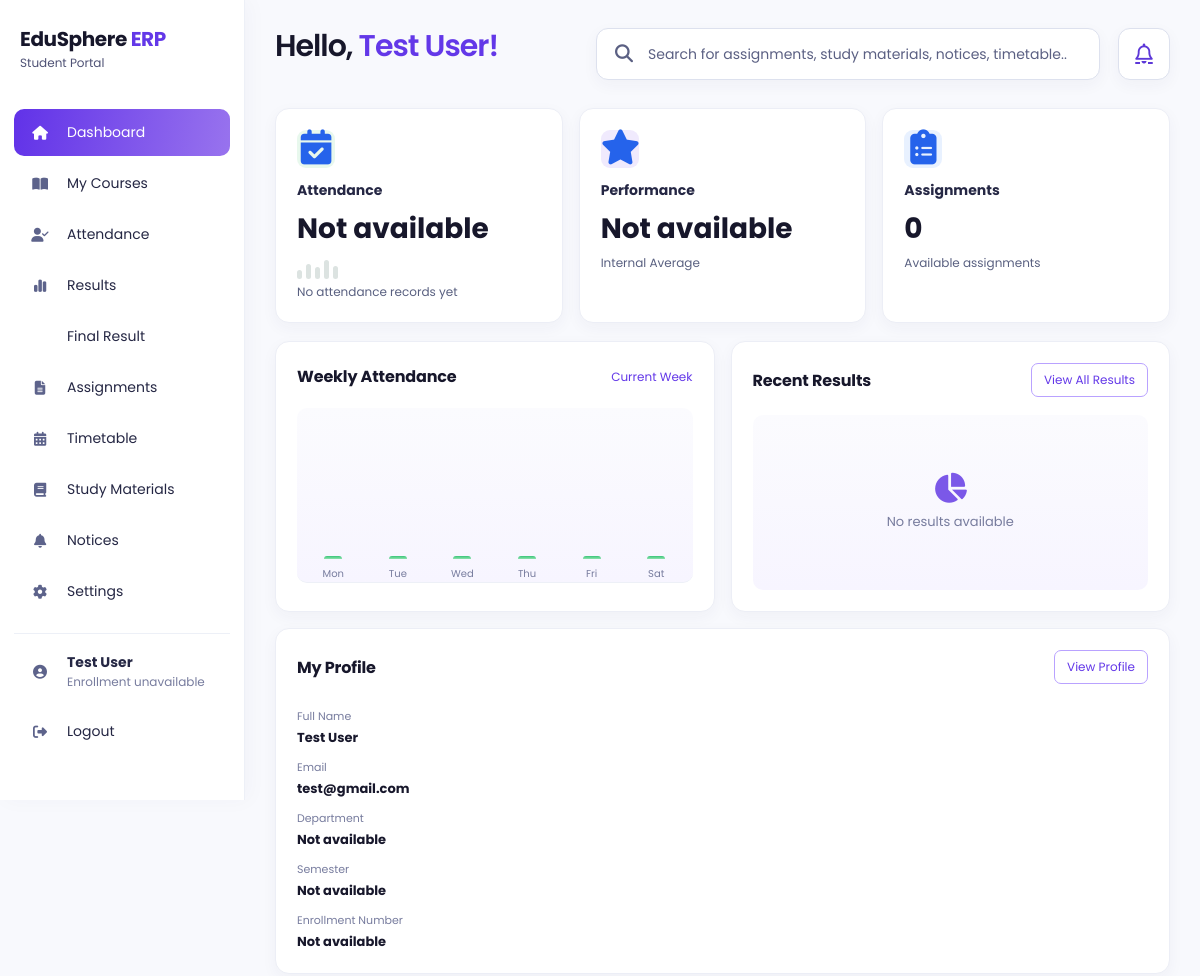
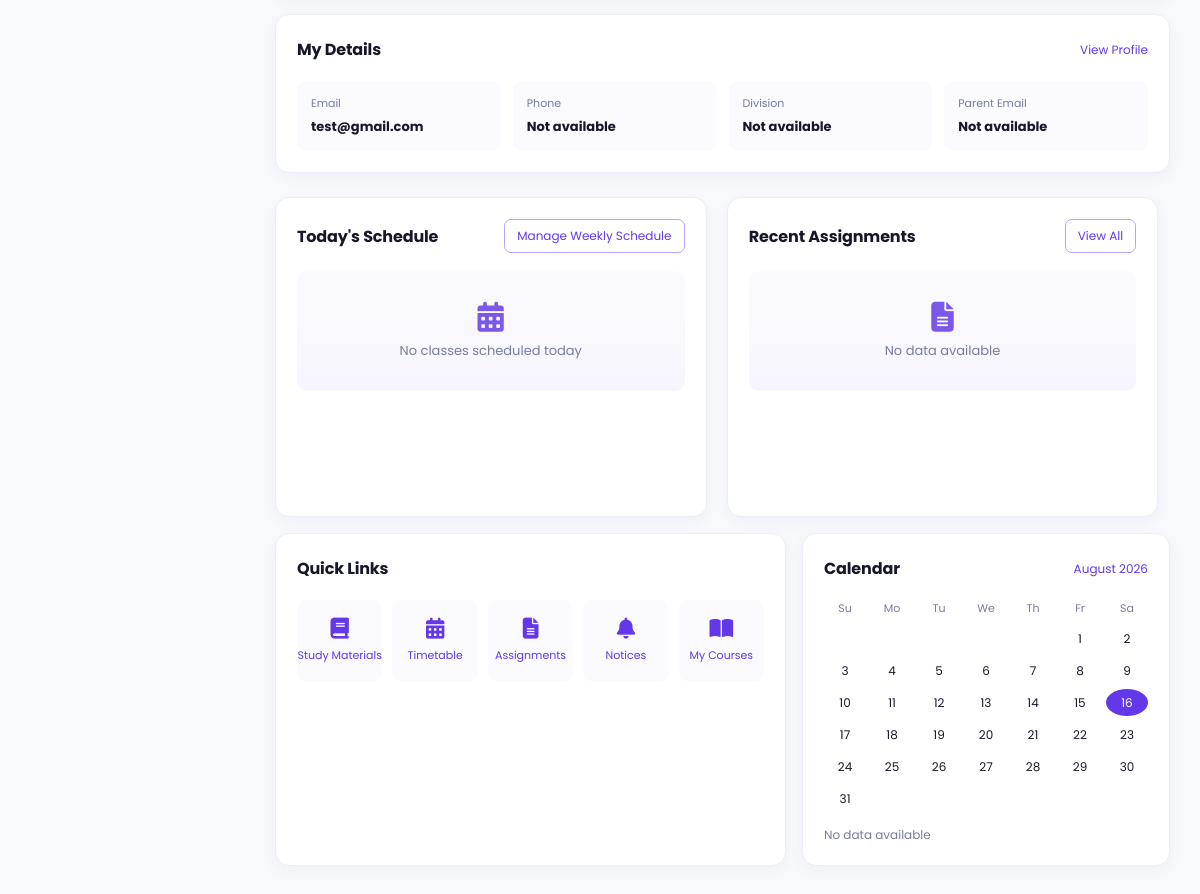
Screenshot of /student (signed in) with the database file from the repository (2 pictures, top to bottom).
### models/user.py (models this page shows, shortened)
class User(db.Model):
    __tablename__ = "users"
    id = db.Column(
        db.Integer,
        primary_key=True
    )
    full_name = db.Column(
        db.String(100),
        nullable=False
    )
    enrollment_no = db.Column(
        db.String(50),
        unique=True,
        nullable=True
    )
    employee_id = db.Column(
        db.String(50),
        unique=True,
        nullable=True
    )
    parent_id = db.Column(
        db.String(50),
        unique=True,
        nullable=True
    )
    admin_id = db.Column(
        db.String(50),
        unique=True,
        nullable=True
    )
    email = db.Column(
        db.String(120),
        unique=True,
        nullable=True
    )
    phone = db.Column(
        db.String(20),
        nullable=True
    )
    password = db.Column(
        db.String(200),
        nullable=False
    )
    role = db.Column(
        db.String(20),
        nullable=False
    )
    theme = db.Column(db.String(20), nullable=False, default="light", server_default="light")
    notifications_enabled = db.Column(db.Boolean, nullable=False, default=True, server_default="1")
    accent_color = db.Column(db.String(20), nullable=False, default="purple", server_default="purple")

### models/student.py (models this page shows)
class Student(db.Model):
    __tablename__ = "students"
    id = db.Column(
        db.Integer,
        primary_key=True
    )
    user_id = db.Column(
        db.Integer,
        db.ForeignKey("users.id"),
        nullable=False
    )
    roll_no = db.Column(
        db.String(20),
        unique=True,
        nullable=True
    )
    department = db.Column(
        db.String(50),
        nullable=True
    )
    semester = db.Column(
        db.Integer,
        nullable=True
    )
    division = db.Column(
        db.String(10),
        nullable=True
    )
    parent_email = db.Column(
        db.String(120),
        nullable=True
    )
    phone = db.Column(
        db.String(20),
        nullable=True
    )

### app.py (the view, shortened to what this page needs)
@app.route("/student")
def student():
    user, student_profile = get_current_student_profile()
    if not user:
        flash("Access denied!")
        return redirect(
            url_for("login")
        )
    assignment_query = AcademicMaterial.query.filter_by(
        material_type="Assignment",
        department=student_profile.department,
    )
    pending_assignment_count = assignment_query.count()
    today = datetime.today()
    today_schedule = get_student_schedule_for_day(user.id, today.weekday())
    available_subjects = get_department_subjects(student_profile.department)
    assignment_query = AcademicMaterial.query.filter_by(
        material_type="Assignment",
        department=student_profile.department,
    )
    if available_subjects:
        assignment_query = assignment_query.filter(
            AcademicMaterial.subject.in_(available_subjects)
        )
    recent_assignments = assignment_query.order_by(
        AcademicMaterial.uploaded_at.desc()
    ).limit(5).all()
    calendar_events = AcademicMaterial.query.filter_by(
        material_type="Academic Calendar",
        department=student_profile.department,
    ).order_by(AcademicMaterial.uploaded_at.desc()).all()
    unread_notification_count = StudentNotification.query.filter_by(
        student_user_id=user.id,
    ).filter(StudentNotification.read_at.is_(None)).count()
    today_lectures = WeeklySchedule.query.filter(
        WeeklySchedule.day_of_week == datetime.today().weekday(),
        WeeklySchedule.student_user_id == user.id,
        func.lower(func.trim(WeeklySchedule.teacher)) == user.full_name.strip().lower(),
    ).order_by(WeeklySchedule.start_time).all()
    attendance_overall = get_attendance_summary(user.id)[1]
    week_start = today.date() - timedelta(days=today.weekday())
    weekly_attendance = []
    for day_offset, label in enumerate(("Monday", "Tuesday", "Wednesday", "Thursday", "Friday", "Saturday")):
        day = week_start + timedelta(days=day_offset)
        attended = Attendance.query.filter_by(
            student_user_id=user.id, date=day, status="Present"
        ).count()
        weekly_attendance.append({"label": label, "attended": attended})
    weekly_attendance_max = max((point["attended"] for point in weekly_attendance), default=0)
    internal_results = StudentResult.query.filter_by(student_user_id=user.id, is_internal=True).all()
    internal_percentages = []
    for result in internal_results:
        try:
            if result.out_of_marks and float(result.out_of_marks) > 0:
                internal_percentages.append(float(result.marks_grade) / float(result.out_of_marks) * 100)
        except (TypeError, ValueError):
            continue
    internal_average = round(sum(internal_percentages) / len(internal_percentages), 2) if internal_percentages else None
    recent_results = []
    return render_template(
        "student.html",
        current_user=user,
        student_profile=student_profile,
        pending_assignment_count=pending_assignment_count,
        attendance_percentage=attendance_overall,
        overall_gpa=f"{internal_average}%" if internal_average is not None else None,
        attendance_overview=weekly_attendance,
        weekly_attendance_max=weekly_attendance_max,
        grades_overview=[],
        recent_results=recent_results,
        today_schedule=today_schedule,
        recent_assignments=recent_assignments,
        calendar_events=calendar_events,
        calendar_year=today.year,
        calendar_month=today.strftime("%B"),
        month_grid=calendar_module.monthcalendar(today.year, today.month),
        today_day=today.day,
        unread_notification_count=unread_notification_count,
        today_lectures=today_lectures,
        active_page="dashboard"
    )

### templates/student.html (shortened to what this page needs)
<!DOCTYPE html>
<html lang="en">
<head>
    <link rel="stylesheet" href="{{ url_for('static', filename='css/student.css') }}">
    <link rel="stylesheet" href="{{ url_for('static', filename='css/palette.css') }}">
    <link rel="stylesheet" href="https://cdnjs.cloudflare.com/ajax/libs/font-awesome/6.6.0/css/all.min.css">
</head>
<body class="student-dashboard-page theme-{{ current_user.theme or 'light' }} accent-{{ current_user.accent_color or 'purple' }}">
<div class="sidebar">
    <div class="logo"><h2>EduSphere <span>ERP</span></h2><small>Student Portal</small></div>
    <ul>
        <li class="active" onclick="window.location.href='{{ url_for('student') }}'"><i class="fa-solid fa-house"></i><span>Dashboard</span></li>
        <li onclick="window.location.href='{{ url_for('student_library') }}'"><i class="fa-solid fa-book-open"></i><span>My Courses</span></li>
        <li onclick="window.location.href='{{ url_for('student_attendance') }}'"><i class="fa-solid fa-user-check"></i><span>Attendance</span></li>
        <li onclick="window.location.href='{{ url_for('student_results') }}'"><i class="fa-solid fa-chart-simple"></i><span>Results</span></li>
        <li onclick="window.location.href='{{ url_for('student_final_results') }}'"><span>Final Result</span></li>
        <li onclick="window.location.href='{{ url_for('student_assignments') }}'"><i class="fa-solid fa-file-lines"></i><span>Assignments</span></li>
        <li onclick="window.location.href='{{ url_for('student_timetable') }}'"><i class="fa-solid fa-calendar-days"></i><span>Timetable</span></li>
        <li onclick="window.location.href='{{ url_for('student_materials') }}'"><i class="fa-solid fa-book"></i><span>Study Materials</span></li>
        <li onclick="window.location.href='{{ url_for('student_notices') }}'"><i class="fa-solid fa-bell"></i><span>Notices</span></li>
        <li onclick="window.location.href='{{ url_for('student_settings') }}'"><i class="fa-solid fa-gear"></i><span>Settings</span></li>
        <li class="sidebar-profile" onclick="window.location.href='{{ url_for('student_profile') }}'"><i class="fa-solid fa-circle-user"></i><div class="sidebar-profile-details"><strong>{{ current_user.full_name }}</strong><small>{{ current_user.enrollment_no or 'Enrollment unavailable' }}</small></div></li>
        <li onclick="window.location.href='{{ url_for('logout') }}'"><i class="fa-solid fa-right-from-bracket"></i><span>Logout</span></li>
    </ul>
</div>
<main class="main">
    <div class="topbar"><div><h1>Hello, <span>{{ current_user.full_name }}!</span></h1></div><div class="topbar-actions"><div class="search" role="search"><i class="fa-solid fa-magnifying-glass" aria-hidden="true"></i><input type="search" aria-label="Search academic content" placeholder="Search for assignments, study materials, notices, timetable..." autocomplete="off"></div>{% if current_user.notifications_enabled %}<a class="notification" href="{{ url_for('student_notices') }}" aria-label="Notifications"><i class="fa-regular fa-bell" aria-hidden="true"></i>{% if unread_notification_count %}<span class="notification-badge">{{ unread_notification_count if unread_notification_count < 100 else '99+' }}</span>{% endif %}</a>{% endif %}</div></div>
    <div class="cards">
        <a class="card stat-card attendance-card" href="{{ url_for('student_attendance') }}" aria-label="Open Attendance section"><div class="card-icon"><i class="fa-solid fa-calendar-check"></i></div><h3>Attendance</h3><h1>{{ attendance_percentage ~ '%' if attendance_percentage is not none else 'Not available' }}</h1><div class="stat-indicator" aria-label="Attendance data unavailable"><span></span><span></span><span></span><span></span><span></span></div><p>{{ 'Current attendance' if attendance_percentage is not none else 'No attendance records yet' }}</p></a>
        <a class="card stat-card" href="{{ url_for('student_results') }}" aria-label="Open Results section"><div class="card-icon purple"><i class="fa-solid fa-star"></i></div><h3>Performance</h3><h1>{{ overall_gpa if overall_gpa is not none else 'Not available' }}</h1><p>Internal Average</p></a>
        <a class="card stat-card" href="{{ url_for('student_assignments') }}" aria-label="Open Assignments section"><div class="card-icon blue"><i class="fa-solid fa-clipboard-list"></i></div><h3>Assignments</h3><h1>{{ pending_assignment_count }}</h1><p>Available assignments</p></a>
    </div>
    <div class="dashboard-grid overview-grid">
        <section class="box overview"><div class="section-heading"><h3>Weekly Attendance</h3><span>Current Week</span></div><div class="overview-chart weekly-attendance-chart" aria-label="Weekly attendance chart">{% for point in attendance_overview %}<div class="chart-column"><span style="height: {{ (point.attended / weekly_attendance_max * 100) if weekly_attendance_max else 0 }}%" title="{{ point.label }}: {{ point.attended }} lectures attended"></span><small>{{ point.label[:3] }}</small></div>{% endfor %}</div></section>
        <section class="box overview recent-results-card"><div class="section-heading"><h3>Recent Results</h3><a class="profile-button" href="{{ url_for('student_results') }}">View All Results</a></div>{% if recent_results %}<div class="recent-results-list" aria-label="Recent exam results">{% for result in recent_results %}<div class="recent-result-item"><div><strong>{{ result.subject }}</strong><small>{{ result.exam }}</small></div><div><span>{{ result.marks }} / {{ result.out_of_marks|int if result.out_of_marks == result.out_of_marks|int else result.out_of_marks }}</span><small>{% if result.percentage is not none %}{{ result.percentage }}%{% else %}Not available{% endif %}</small></div></div>{% endfor %}</div>{% else %}<div class="overview-placeholder"><i class="fa-solid fa-chart-pie"></i><p>No results available</p></div>{% endif %}</section>
        <section class="box profile-summary"><div class="section-heading"><h3>My Profile</h3><a class="profile-button" href="{{ url_for('student_profile') }}">View Profile</a></div><div class="profile-summary-details"><div><small>Full Name</small><strong>{{ current_user.full_name }}</strong></div><div><small>Email</small><strong>{{ current_user.email or 'Not available' }}</strong></div><div><small>Department</small><strong>{{ student_profile.department or 'Not available' }}</strong></div><div><small>Semester</small><strong>{{ student_profile.semester or 'Not available' }}</strong></div><div><small>Enrollment Number</small><strong>{{ current_user.enrollment_no or 'Not available' }}</strong></div></div></section>
    </div>
    <section class="box details"><div class="section-heading"><h3>My Details</h3><a href="{{ url_for('student_profile') }}">View Profile</a></div><div class="detail-grid"><div><small>Email</small><strong>{{ current_user.email or 'Not available' }}</strong></div><div><small>Phone</small><strong>{{ student_profile.phone or current_user.phone or 'Not available' }}</strong></div><div><small>Division</small><strong>{{ student_profile.division or 'Not available' }}</strong></div><div><small>Parent Email</small><strong>{{ student_profile.parent_email or 'Not available' }}</strong></div></div></section>
    <section class="box schedule-box"><div class="section-heading"><h3>Today's Schedule</h3><a class="profile-button" href="{{ url_for('student_timetable') }}">Manage Weekly Schedule</a></div>{% if today_schedule %}<div class="schedule-list">{% for item in today_schedule %}<div class="schedule-item"><strong>{{ item.start_time }} – {{ item.end_time }}</strong><span>{{ item.subject }}</span><small>{% if item.room %}{{ item.room }}{% endif %}{% if item.teacher %}{% if item.room %} · {% endif %}{{ item.teacher }}{% endif %}{% if item.class_type %}{% if item.room or item.teacher %} · {% endif %}{{ item.class_type }}{% endif %}</small></div>{% endfor %}</div>{% else %}<div class="overview-placeholder schedule-empty"><i class="fa-solid fa-calendar-days"></i><p>No classes scheduled today</p></div>{% endif %}</section>
    <section class="box assignments-box"><div class="section-heading"><h3>Recent Assignments</h3><a class="profile-button" href="{{ url_for('student_assignments') }}">View All</a></div>{% if recent_assignments %}<div class="assignment-list">{% for assignment in recent_assignments %}<div class="assignment-item"><div><strong>{{ assignment.title }}</strong><small>{{ assignment.subject or 'Subject not available' }}</small></div><div><small>Due date</small><span>Not available</span></div><div><small>Status</small><span>Not available</span></div></div>{% endfor %}</div>{% else %}<div class="overview-placeholder assignment-empty"><i class="fa-solid fa-file-lines"></i><p>No data available</p></div>{% endif %}</section>
    <div class="dashboard-grid links-calendar-grid"><section class="box quick-links"><div class="section-heading"><h3>Quick Links</h3></div><div class="quick-link-grid"><a href="{{ url_for('student_materials') }}"><i class="fa-solid fa-book"></i><span>Study Materials</span></a><a href="{{ url_for('student_timetable') }}"><i class="fa-solid fa-calendar-days"></i><span>Timetable</span></a><a href="{{ url_for('student_assignments') }}"><i class="fa-solid fa-file-lines"></i><span>Assignments</span></a><a href="{{ url_for('student_notices') }}"><i class="fa-solid fa-bell"></i><span>Notices</span></a><a href="{{ url_for('student_library') }}"><i class="fa-solid fa-book-open"></i><span>My Courses</span></a></div></section><section class="box calendar-widget"><div class="section-heading"><h3>Calendar</h3><span>{{ calendar_month }} {{ calendar_year }}</span></div><div class="calendar-weekdays">{% for day in ['Su','Mo','Tu','We','Th','Fr','Sa'] %}<span>{{ day }}</span>{% endfor %}</div><div class="calendar-grid">{% for week in month_grid %}{% for day in week %}<span class="{% if day == 0 %}muted{% endif %}{% if day == today_day %} today{% endif %}">{{ day if day else '' }}</span>{% endfor %}{% endfor %}</div>{% if calendar_events %}<div class="calendar-events"><strong>Academic Calendar</strong>{% for event in calendar_events[:3] %}<span>{{ event.title }} · {{ event.uploaded_at.strftime('%d %b') }}</span>{% endfor %}</div>{% else %}<p class="calendar-empty">No data available</p>{% endif %}</section></div>
</main>
</body>
</html>

### rows the page displays
User: full_name "Test User", enrollment_no "Enrollment unavailable", email "test@gmail.com", enrollment_no "Not available"
Student: department "Not available", semester "Not available", phone.phone "Not available", division "Not available", parent_email "Not available"

### other values shown
{{ overall_gpa if overall_gpa is not none else 'Not available' }} "Not available"
{{ pending_assignment_count }} "0"
{{ point.label[:3] }} "Mon" "Tue" "Wed" "Thu" "Fri" "Sat"
{{ day }} "Su" "Mo" "Tu" "We" "Th" "Fr" "Sa"
{{ day if day else '' }} "1" "2" "3" "4" "5" "6" "7" "8" "9" "10" "11" "12" "13" "14" "15" "16" "17" "18" "19" "20" "21" "22" "23" "24" "25" "26" "27" "28" "29" "30" "31"
